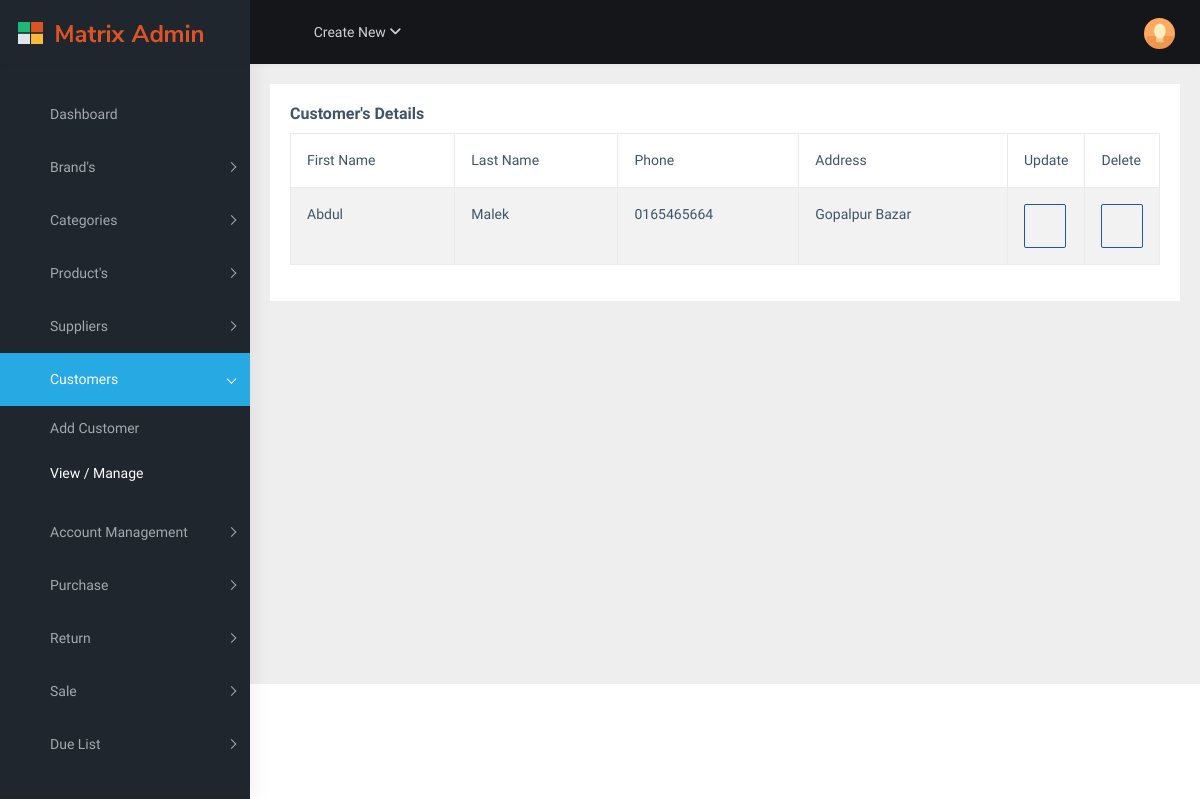
The page /account/customer/ on the database as committed earlier.
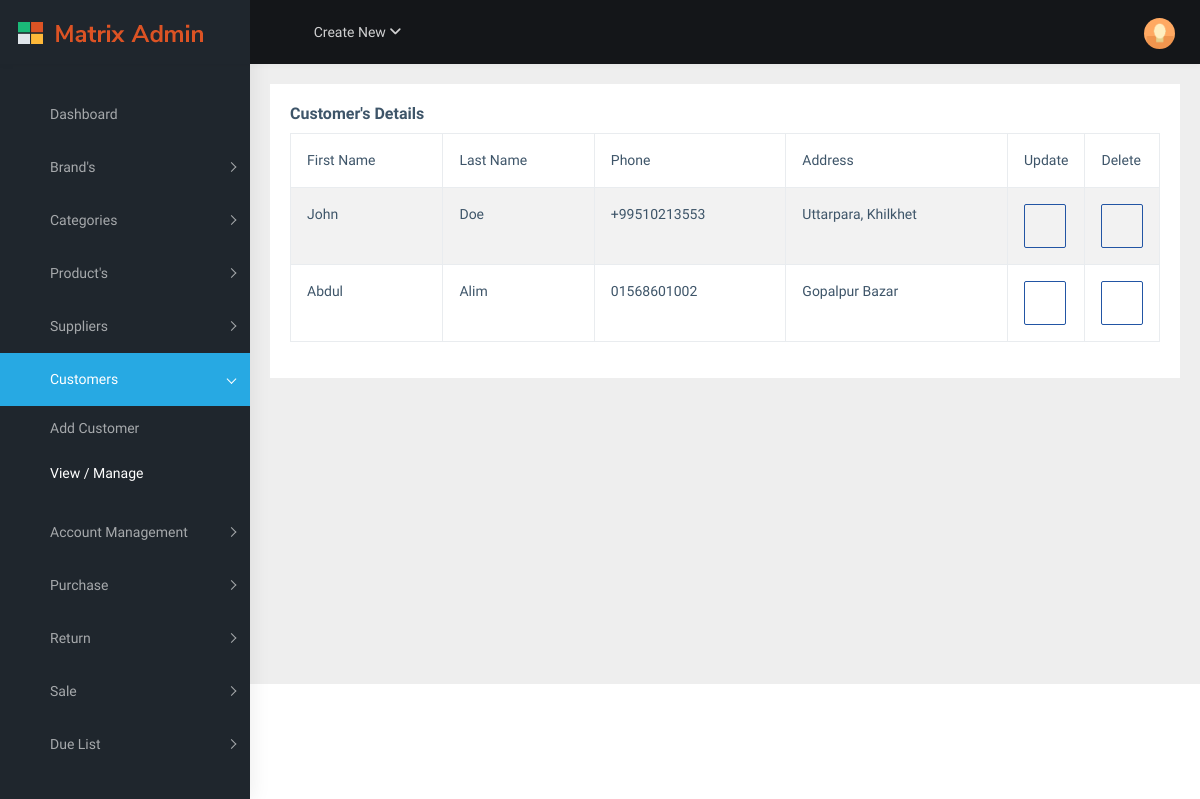
The same page on the database as committed later.
### accounts/models.py (models this page shows, shortened)
class Customer(models.Model):
    first_name = models.CharField(max_length=50)
    last_name = models.CharField(max_length=50)
    phone = models.CharField(max_length=15)
    address = models.CharField(max_length=100)
    created_at = models.DateTimeField(auto_now_add=True)

### accounts/views.py (the view)
# urls.py: path('account/customer/', views.CustomerView, name='customer'),
@cache_page(60*15)
def CustomerView(request):
	customers = Customer.objects.all().order_by('-created_at')
	context = {'customers':customers}
	return render(request, 'accounts/customer/customer_list.html', context)

### templates/accounts/customer/customer_list.html (shortened to what this page needs)
{% extends 'base.html' %}
{% block content %}
<div class="page-wrapper">
<div class="container-fluid">
 <div class="card">
    <div class="card-body">
      <h5 class="card-title">Customer's Details </h5>
      <div class="table-responsive">
        <table
          id="zero_config"
          class="table table-striped table-bordered"
        >
          <thead>
            <tr>
              <th>First Name</th>
              <th>Last Name</th>
              <th>Phone</th>
              <th>Address</th>
              <th class="col-md-1">Update</th>
              <th class="col-md-1">Delete</th>
            </tr>
          </thead>
          <tbody>
        {% for customer in customers %}
            <tr>
              <td>{{ customer.first_name }}</td>
              <td>{{ customer.last_name }}</td>
              <td>{{ customer.phone }}
              <td>{{ customer.address }}</td>
              <td><a href="{% url 'accounts:update_customer' customer.id %}" class="btn btn-outline-info"><i class="mdi mdi-pencil-box" style="font-size: 20px;"></i></a></td>
              <td>
              <form id="delete-form-{{ customer.id }}" method="post" action="{% url 'accounts:delete_customer' customer.id %}">
                <button type="button" onclick="showDeleteConfirmation({{ customer.id }})" class="btn btn-outline-info">
                  <i class="mdi mdi-delete" style="font-size: 20px;"></i>
                </button>
              </form>
            </td>
            </tr>
        {% endfor %}
          </tbody>
        </table>
      </div>
    </div>
  </div>
</div>
</div>
</div>
{% endblock %}

Rows that differ between the two databases and show on the page:
added Customer: first_name "John", last_name "Doe", phone "+99510213553", address "Uttarpara, Khilkhet"
changed Customer "Abdul": last_name "Malek" → "Alim"; phone "0165465664" → "01568601002"
